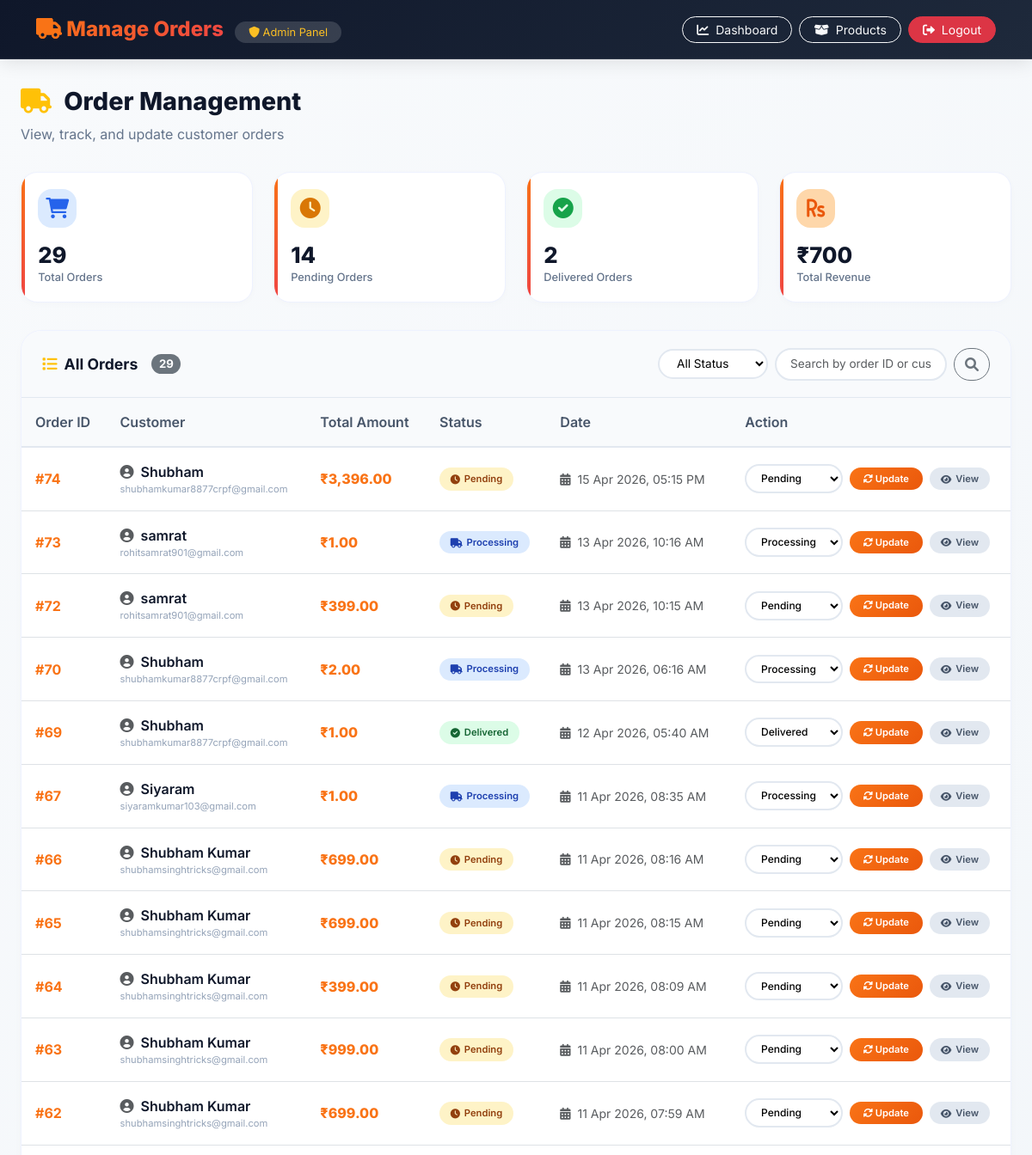
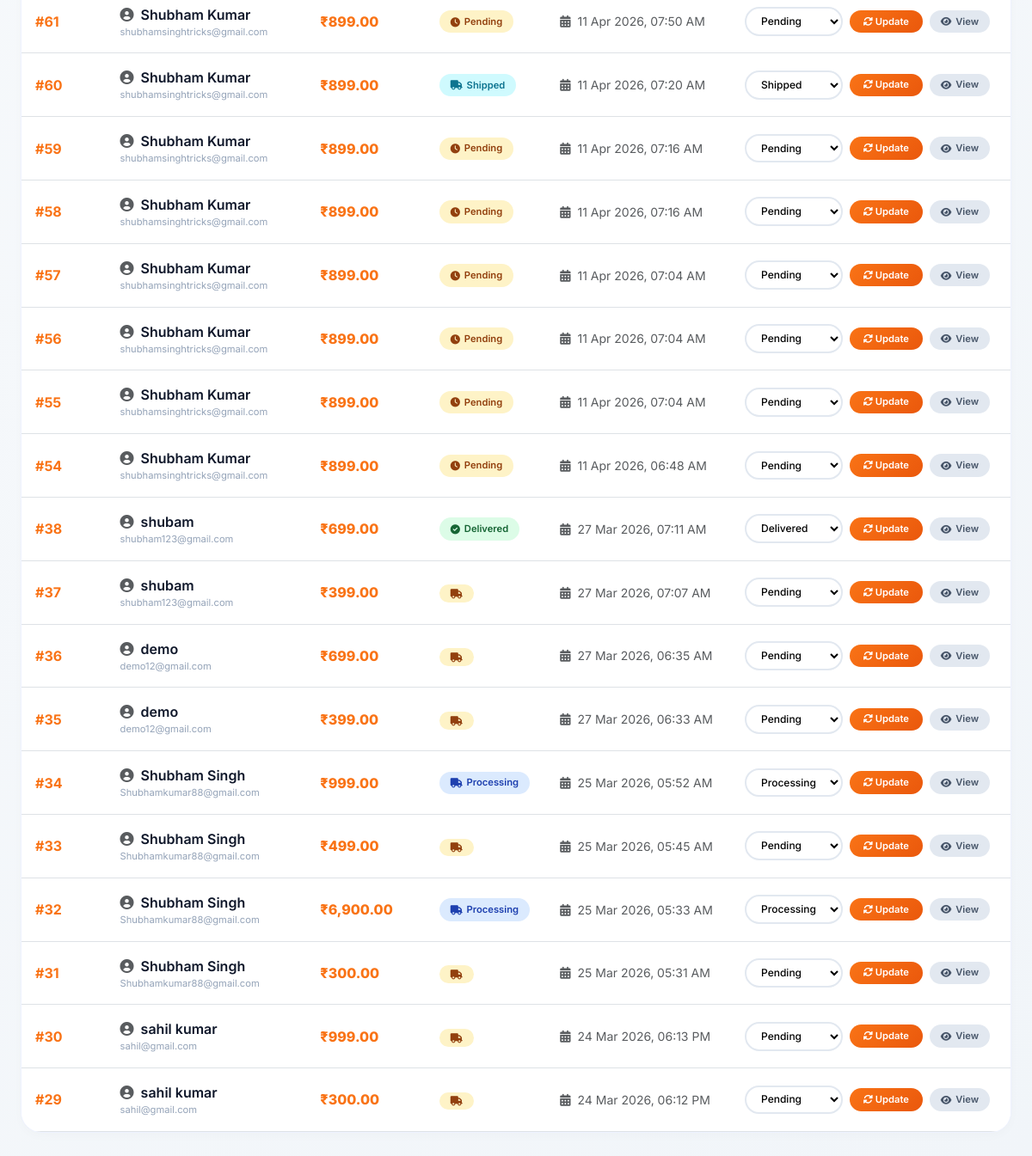
The app's page /admin/orders.php (signed in) with its own data (2 pictures, top to bottom).
### tables this page shows
CREATE TABLE `orders` (
  `id` int(11) NOT NULL,
  `user_id` int(11) DEFAULT NULL,
  `total` decimal(10,2) DEFAULT NULL,
  `status` enum('Pending','Processing','Confirmed','Shipped','Delivered','Cancelled','Paid') DEFAULT NULL,
  `created_at` timestamp NOT NULL DEFAULT current_timestamp(),
  `payment_method` varchar(50) DEFAULT NULL,
  `address_id` int(11) DEFAULT NULL,
  `transaction_id` varchar(255) DEFAULT NULL
);

CREATE TABLE `users` (
  `id` int(11) NOT NULL,
  `name` varchar(100) NOT NULL,
  `email` varchar(100) NOT NULL,
  `password` varchar(255) NOT NULL,
  `role` enum('user','admin') DEFAULT 'user',
  `created_at` timestamp NOT NULL DEFAULT current_timestamp(),
  `otp` varchar(10) DEFAULT NULL,
  `is_verified` tinyint(4) DEFAULT 0,
  `otp_expire` datetime DEFAULT NULL
);

### admin/orders.php (the view, shortened to what this page needs)
<?php
include("../config/db.php");
$result = $conn->query("SELECT orders.*, users.name as user_name, users.email as user_email
                        FROM orders
                        LEFT JOIN users ON orders.user_id = users.id
                        ORDER BY orders.id DESC");
$total_orders = $conn->query("SELECT COUNT(*) as total FROM orders")->fetch_assoc()['total'];
$pending_orders = $conn->query("SELECT COUNT(*) as total FROM orders WHERE status='Pending'")->fetch_assoc()['total'];
$delivered_orders = $conn->query("SELECT COUNT(*) as total FROM orders WHERE status='Delivered'")->fetch_assoc()['total'];
$total_revenue = $conn->query("SELECT SUM(total) as total FROM orders WHERE status='Delivered'")->fetch_assoc()['total'];
?>
<!DOCTYPE html>
<html lang="en">
<head>
    <link href="https://cdn.jsdelivr.net/npm/bootstrap@5.3.0/dist/css/bootstrap.min.css" rel="stylesheet">
    <link rel="stylesheet" href="https://cdnjs.cloudflare.com/ajax/libs/font-awesome/6.0.0/css/all.min.css">
</head>
<body>
<nav class="navbar-premium">
    <div class="container">
        <div class="d-flex justify-content-between align-items-center">
            <div>
                <span class="navbar-brand">
                    <i class="fas fa-truck"></i> Manage Orders
                </span>
                <span class="admin-badge ms-2">
                    <i class="fas fa-shield-alt"></i> Admin Panel
                </span>
            </div>
            <div class="d-flex gap-2">
                <a href="dashboard.php" class="btn btn-outline-light btn-sm rounded-pill px-3">
                    <i class="fas fa-chart-line me-1"></i> Dashboard
                </a>
                <a href="products.php" class="btn btn-outline-light btn-sm rounded-pill px-3">
                    <i class="fas fa-box-open me-1"></i> Products
                </a>
                <a href="logout.php" class="btn btn-danger btn-sm rounded-pill px-3">
                    <i class="fas fa-sign-out-alt me-1"></i> Logout
                </a>
            </div>
        </div>
    </div>
</nav>
<div class="orders-container">
    <div class="page-header">
        <h1><i class="fas fa-truck text-warning me-2"></i> Order Management</h1>
        <p>View, track, and update customer orders</p>
    </div>
    <div class="stats-grid">
        <div class="stat-card">
            <div class="stat-icon" style="background: #dbeafe;">
                <i class="fas fa-shopping-cart" style="color: #2563eb;"></i>
            </div>
            <h3><?php echo $total_orders; ?></h3>
            <p>Total Orders</p>
        </div>
        <div class="stat-card">
            <div class="stat-icon" style="background: #fef3c7;">
                <i class="fas fa-clock" style="color: #d97706;"></i>
            </div>
            <h3><?php echo $pending_orders; ?></h3>
            <p>Pending Orders</p>
        </div>
        <div class="stat-card">
            <div class="stat-icon" style="background: #dcfce7;">
                <i class="fas fa-check-circle" style="color: #16a34a;"></i>
            </div>
            <h3><?php echo $delivered_orders; ?></h3>
            <p>Delivered Orders</p>
        </div>
        <div class="stat-card">
            <div class="stat-icon" style="background: #fed7aa;">
                <i class="fas fa-rupee-sign" style="color: #ea580c;"></i>
            </div>
            <h3>₹<?php echo number_format($total_revenue ?: 0, 0); ?></h3>
            <p>Total Revenue</p>
        </div>
    </div>
    <div class="orders-table-card">
        <div class="table-header">
            <h3>
                <i class="fas fa-list text-warning"></i>
                All Orders
                <span class="badge bg-secondary rounded-pill ms-2"><?php echo $total_orders; ?></span>
            </h3>
            <div class="d-flex gap-2">
                <div class="filter-group">
                    <select id="statusFilter" class="filter-select" onchange="filterByStatus()">
                        <option value="all">All Status</option>
                    </select>
                </div>
                <div class="search-box">
                    <input type="text" id="searchInput" placeholder="Search by order ID or customer..." class="form-control">
                    <button class="btn btn-outline-secondary rounded-pill" onclick="searchOrders()">
                        <i class="fas fa-search"></i>
                    </button>
                </div>
            </div>
        </div>
        <div class="table-responsive">
            <table class="table table-custom" id="ordersTable">
                <thead>
                    <tr>
                        <th>Order ID</th>
                        <th>Customer</th>
                        <th>Total Amount</th>
                        <th>Status</th>
                        <th>Date</th>
                        <th>Action</th>
                    </tr>
                </thead>
                <tbody>
                    <?php if($result && $result->num_rows > 0): ?>
                        <?php while($row = $result->fetch_assoc()):
                            $status = $row['status'];
                            $statusClass = '';
                            if($status == 'Pending') $statusClass = 'status-pending';
                            elseif($status == 'Processing') $statusClass = 'status-processing';
                            elseif($status == 'Shipped') $statusClass = 'status-shipped';
                            elseif($status == 'Delivered') $statusClass = 'status-delivered';
                            elseif($status == 'Cancelled') $statusClass = 'status-cancelled';
                            else $statusClass = 'status-pending';
                        ?>
                        <tr data-status="<?php echo $status; ?>">
                            <td>
                                <span class="order-id">#<?php echo $row['id']; ?></span>
                            </td>
                            <td>
                                <div class="user-info">
                                    <span class="user-name">
                                        <i class="fas fa-user-circle me-1 text-muted"></i>
                                        <?php echo htmlspecialchars($row['user_name'] ?? 'User #'.$row['user_id']); ?>
                                    </span>
                                    <span class="user-email"><?php echo htmlspecialchars($row['user_email'] ?? ''); ?></span>
                                </div>
                            </td>
                            <td>
                                <span class="order-total">₹<?php echo number_format($row['total'], 2); ?></span>
                            </td>
                            <td>
                                <span class="status-badge <?php echo $statusClass; ?>">
                                    <i class="fas <?php
                                        echo $status == 'Pending' ? 'fa-clock' :
                                            ($status == 'Delivered' ? 'fa-check-circle' :
                                            ($status == 'Cancelled' ? 'fa-times-circle' : 'fa-truck'));
                                    ?>"></i>
                                    <?php echo $status; ?>
                                </span>
                            </td>
                            <td class="text-muted small">
                                <i class="fas fa-calendar-alt me-1"></i>
                                <?php
                                if(isset($row['created_at'])) {
                                    echo date('d M Y, h:i A', strtotime($row['created_at']));
                                } else {
                                    echo date('d M Y');
                                }
                                ?>
                            </td>
                            <td>
                                <div class="update-form">
                                    <form method="post" class="update-form" style="display: flex; gap: 0.5rem;">
                                        <select name="status" class="status-select">
                                            <option value="Pending" <?php echo $status == 'Pending' ? 'selected' : ''; ?>>Pending</option>
                                            <option value="Processing" <?php echo $status == 'Processing' ? 'selected' : ''; ?>>Processing</option>
                                            <option value="Shipped" <?php echo $status == 'Shipped' ? 'selected' : ''; ?>>Shipped</option>
                                            <option value="Delivered" <?php echo $status == 'Delivered' ? 'selected' : ''; ?>>Delivered</option>
                                        </select>
                                        <button name="update" class="btn-update">
                                            <i class="fas fa-sync-alt"></i> Update
                                        </button>
                                    </form>
                                    <a href="order_details.php?id=<?php echo $row['id']; ?>" class="btn-view">
                                        <i class="fas fa-eye"></i> View
                                    </a>
                                </div>
                            </td>
                        </tr>
                        <?php endwhile; ?>
                    <?php endif; ?>
                </tbody>
            </table>
        </div>
    </div>
</div>
</body>
</html>

### admin/orders.php (style rules this page uses)
* { margin: 0; padding: 0; box-sizing: border-box; }
body { font-family: 'Inter', sans-serif; background: linear-gradient(135deg, #f8fafc 0%, #f1f5f9 100%); color: #0f172a; }
.navbar-premium { background: linear-gradient(135deg, #0f172a 0%, #1e293b 100%); padding: 1rem 0; box-shadow: 0 4px 20px rgba(0, 0, 0, 0.1); border-bottom: 1px solid rgba(255, 255, 255, 0.1); position: sticky; top: 0; z-index: 1000; }
.navbar-brand { font-size: 1.5rem; font-weight: 800; background: linear-gradient(135deg, #f97316, #ef4444); -webkit-background-clip: text; background-clip: text; color: transparent; }
.navbar-brand i { background: none; color: #f97316; }
.admin-badge { background: rgba(255, 255, 255, 0.15); padding: 0.3rem 1rem; border-radius: 2rem; font-size: 0.8rem; color: #fbbf24; }
.orders-container { max-width: 1400px; margin: 0 auto; padding: 2rem 1.5rem; }
.page-header { margin-bottom: 2rem; }
.page-header h1 { font-size: 1.8rem; font-weight: 800; color: #0f172a; }
.page-header p { color: #64748b; margin: 0; }
.stats-grid { display: grid; grid-template-columns: repeat(auto-fit, minmax(220px, 1fr)); gap: 1.5rem; margin-bottom: 2rem; }
.stat-card { background: white; border-radius: 1.2rem; padding: 1.2rem; transition: all 0.3s; border: 1px solid #eef2ff; box-shadow: 0 2px 8px rgba(0, 0, 0, 0.02); position: relative; overflow: hidden; }
.stat-card::before { content: ""; position: absolute; top: 0; left: 0; width: 4px; height: 100%; background: linear-gradient(135deg, #f97316, #ef4444); }
.stat-icon { width: 45px; height: 45px; border-radius: 1rem; display: inline-flex; align-items: center; justify-content: center; margin-bottom: 0.8rem; }
.stat-icon i { font-size: 1.5rem; }
.stat-card h3 { font-size: 1.6rem; font-weight: 800; color: #0f172a; margin: 0.3rem 0 0; }
.stat-card p { color: #64748b; font-size: 0.8rem; margin: 0; font-weight: 500; }
.orders-table-card { background: white; border-radius: 1.5rem; overflow: hidden; box-shadow: 0 4px 12px rgba(0, 0, 0, 0.02); border: 1px solid #eef2ff; }
.table-header { padding: 1.2rem 1.5rem; background: #f8fafc; border-bottom: 1px solid #e2e8f0; display: flex; justify-content: space-between; align-items: center; flex-wrap: wrap; gap: 1rem; }
.table-header h3 { font-size: 1.1rem; font-weight: 700; margin: 0; display: flex; align-items: center; gap: 0.5rem; }
.filter-group { display: flex; gap: 0.5rem; align-items: center; }
.filter-select { border: 2px solid #e2e8f0; border-radius: 2rem; padding: 0.4rem 1rem; font-size: 0.85rem; background: white; }
.search-box { display: flex; gap: 0.5rem; }
.search-box input { border: 2px solid #e2e8f0; border-radius: 2rem; padding: 0.4rem 1rem; font-size: 0.85rem; width: 200px; }
.table-custom { margin-bottom: 0; }
.table-custom thead th { background: #f8fafc; padding: 1rem; font-weight: 600; color: #475569; border-bottom: 2px solid #e2e8f0; }
.table-custom tbody tr { transition: all 0.2s; }
.table-custom td { padding: 1rem; vertical-align: middle; }
.order-id { font-weight: 700; color: #f97316; }
.user-info { display: flex; flex-direction: column; }
.user-name { font-weight: 600; color: #0f172a; }
.user-email { font-size: 0.7rem; color: #94a3b8; }
.order-total { font-weight: 800; color: #f97316; }
.status-badge { display: inline-flex; align-items: center; gap: 0.3rem; padding: 0.3rem 0.8rem; border-radius: 2rem; font-size: 0.7rem; font-weight: 600; }
.status-pending { background: #fef3c7; color: #92400e; }
.status-processing { background: #dbeafe; color: #1e40af; }
.status-shipped { background: #cffafe; color: #0e7490; }
.status-delivered { background: #dcfce7; color: #166534; }
.update-form { display: flex; gap: 0.5rem; align-items: center; }
.status-select { border: 2px solid #e2e8f0; border-radius: 2rem; padding: 0.4rem 0.8rem; font-size: 0.75rem; font-weight: 500; background: white; transition: all 0.2s; }
.btn-update { background: linear-gradient(135deg, #f97316, #ea580c); border: none; padding: 0.3rem 1rem; border-radius: 2rem; font-size: 0.7rem; font-weight: 600; color: white; transition: all 0.2s; }
.btn-view { background: #e2e8f0; border: none; padding: 0.3rem 0.8rem; border-radius: 2rem; font-size: 0.7rem; font-weight: 600; color: #475569; text-decoration: none; display: inline-flex; align-items: center; gap: 0.3rem; }

### records on screen
orders: id "74", user.name "Shubham", user.email "shubhamkumar8877crpf@gmail.com", total "3,396.00", status "Pending", created_at "15 Apr 2026, 05:15 PM"
orders: id "73", user.name "samrat", user.email "rohitsamrat901@gmail.com", total "1.00", status "Processing", created_at "13 Apr 2026, 10:16 AM"
orders: id "72", user.name "samrat", user.email "rohitsamrat901@gmail.com", total "399.00", status "Pending", created_at "13 Apr 2026, 10:15 AM"
orders: id "70", user.name "Shubham", user.email "shubhamkumar8877crpf@gmail.com", total "2.00", status "Processing", created_at "13 Apr 2026, 06:16 AM"
orders: id "69", user.name "Shubham", user.email "shubhamkumar8877crpf@gmail.com", total "1.00", status "Delivered", created_at "12 Apr 2026, 05:40 AM"
orders: id "67", user.name "Siyaram", user.email "siyaramkumar103@gmail.com", total "1.00", status "Processing", created_at "11 Apr 2026, 08:35 AM"
orders: id "66", user.name "Shubham Kumar", user.email "shubhamsinghtricks@gmail.com", total "699.00", status "Pending", created_at "11 Apr 2026, 08:16 AM"
orders: id "65", user.name "Shubham Kumar", user.email "shubhamsinghtricks@gmail.com", total "699.00", status "Pending", created_at "11 Apr 2026, 08:15 AM"
orders: id "64", user.name "Shubham Kumar", user.email "shubhamsinghtricks@gmail.com", total "399.00", status "Pending", created_at "11 Apr 2026, 08:09 AM"
orders: id "63", user.name "Shubham Kumar", user.email "shubhamsinghtricks@gmail.com", total "999.00", status "Pending", created_at "11 Apr 2026, 08:00 AM"
orders: id "62", user.name "Shubham Kumar", user.email "shubhamsinghtricks@gmail.com", total "699.00", status "Pending", created_at "11 Apr 2026, 07:59 AM"
orders: id "61", user.name "Shubham Kumar", user.email "shubhamsinghtricks@gmail.com", total "899.00", status "Pending", created_at "11 Apr 2026, 07:50 AM"
orders: id "60", user.name "Shubham Kumar", user.email "shubhamsinghtricks@gmail.com", total "899.00", status "Shipped", created_at "11 Apr 2026, 07:20 AM"
orders: id "59", user.name "Shubham Kumar", user.email "shubhamsinghtricks@gmail.com", total "899.00", status "Pending", created_at "11 Apr 2026, 07:16 AM"
orders: id "58", user.name "Shubham Kumar", user.email "shubhamsinghtricks@gmail.com", total "899.00", status "Pending", created_at "11 Apr 2026, 07:16 AM"
orders: id "57", user.name "Shubham Kumar", user.email "shubhamsinghtricks@gmail.com", total "899.00", status "Pending", created_at "11 Apr 2026, 07:04 AM"
orders: id "56", user.name "Shubham Kumar", user.email "shubhamsinghtricks@gmail.com", total "899.00", status "Pending", created_at "11 Apr 2026, 07:04 AM"
orders: id "55", user.name "Shubham Kumar", user.email "shubhamsinghtricks@gmail.com", total "899.00", status "Pending", created_at "11 Apr 2026, 07:04 AM"
orders: id "54", user.name "Shubham Kumar", user.email "shubhamsinghtricks@gmail.com", total "899.00", status "Pending", created_at "11 Apr 2026, 06:48 AM"
orders: id "38", user.name "shubam", user.email "shubham123@gmail.com", total "699.00", status "Delivered", created_at "27 Mar 2026, 07:11 AM"
orders: id "37", user.name "shubam", user.email "shubham123@gmail.com", total "399.00", created_at "27 Mar 2026, 07:07 AM"
orders: id "36", user.name "demo", user.email "demo12@gmail.com", total "699.00", created_at "27 Mar 2026, 06:35 AM"
orders: id "35", user.name "demo", user.email "demo12@gmail.com", total "399.00", created_at "27 Mar 2026, 06:33 AM"
orders: id "34", user.name "Shubham Singh", user.email "Shubhamkumar88@gmail.com", total "999.00", status "Processing", created_at "25 Mar 2026, 05:52 AM"
orders: id "33", user.name "Shubham Singh", user.email "Shubhamkumar88@gmail.com", total "499.00", created_at "25 Mar 2026, 05:45 AM"
orders: id "32", user.name "Shubham Singh", user.email "Shubhamkumar88@gmail.com", total "6,900.00", status "Processing", created_at "25 Mar 2026, 05:33 AM"
orders: id "31", user.name "Shubham Singh", user.email "Shubhamkumar88@gmail.com", total "300.00", created_at "25 Mar 2026, 05:31 AM"
orders: id "30", user.name "sahil kumar", user.email "sahil@gmail.com", total "999.00", created_at "24 Mar 2026, 06:13 PM"
orders: id "29", user.name "sahil kumar", user.email "sahil@gmail.com", total "300.00", created_at "24 Mar 2026, 06:12 PM"

### other values on screen
$total_orders "29"
$pending_orders "14"
$delivered_orders "2"
$total_revenue ?: 0 "700"
